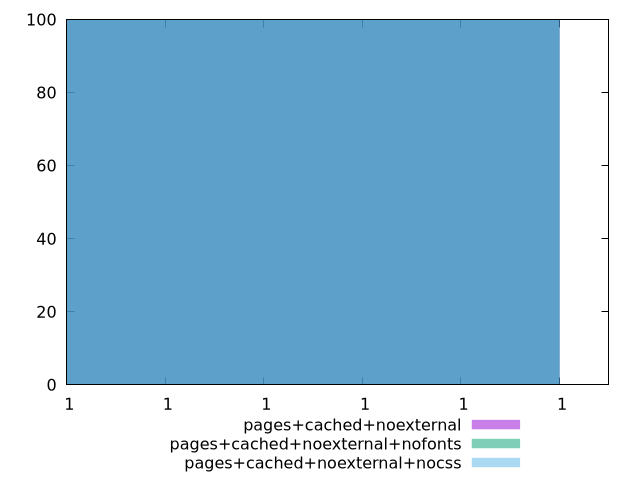

Here is the gnuplot script that generated this plot:
$_pagesCachedNoexternal <<EOF
172 100
EOF
$_pagesCachedNoexternalNofonts <<EOF
172 100
EOF
$_pagesCachedNoexternalNocss <<EOF
172 100
EOF
set key outside below
set terminal pngcairo
set output "report_00006_2020-11-02T20-21-41.718Z/dom-size/dom-size_pages+cached+noexternal_pages+cached+noexternal+nofonts_pages+cached+noexternal+nocss+hist.png"
set boxwidth 0.1
set style fill transparent solid 0.5 noborder
set yrange [0:100]
plot $_pagesCachedNoexternal title "pages+cached+noexternal" with boxes ,$_pagesCachedNoexternalNofonts title "pages+cached+noexternal+nofonts" with boxes ,$_pagesCachedNoexternalNocss title "pages+cached+noexternal+nocss" with boxes ,
